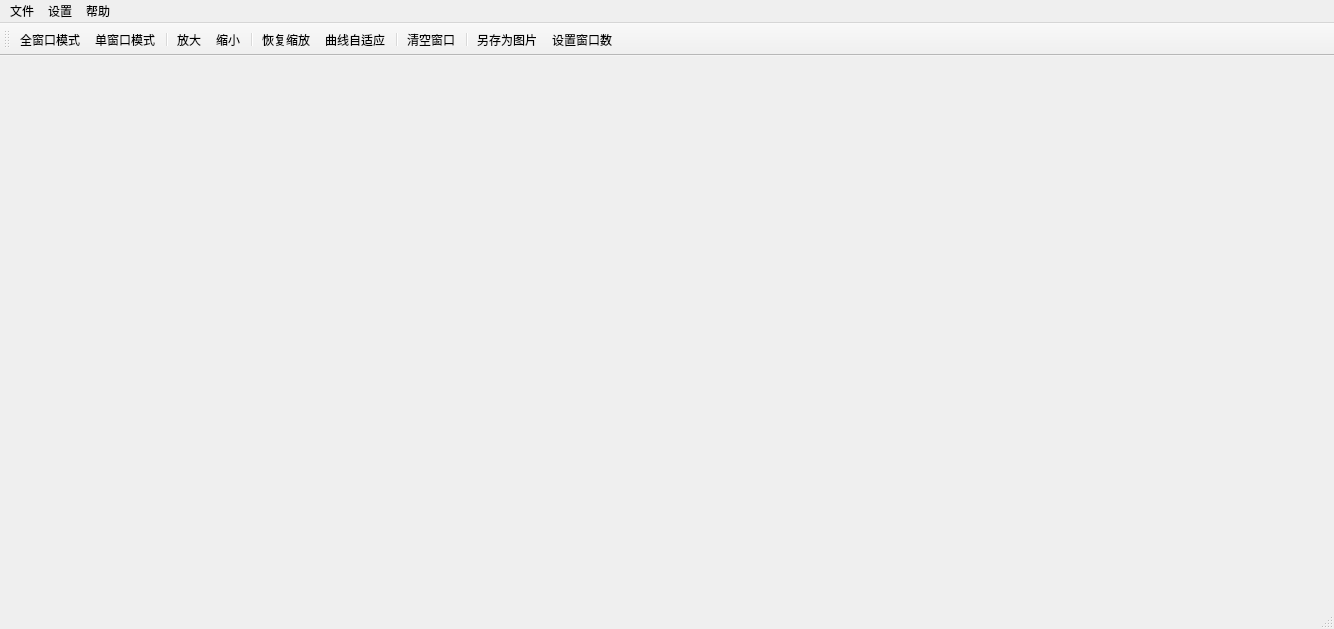
<?xml version="1.0" encoding="UTF-8"?>
<ui version="4.0">
 <class>MainWindow</class>
 <widget class="QMainWindow" name="MainWindow">
  <property name="geometry">
   <rect>
    <x>0</x>
    <y>0</y>
    <width>1334</width>
    <height>629</height>
   </rect>
  </property>
  <property name="windowTitle">
   <string>数据可视化工具</string>
  </property>
  <widget class="QWidget" name="centralwidget">
   <layout class="QGridLayout" name="gridLayout_2"/>
  </widget>
  <widget class="QMenuBar" name="menubar">
   <property name="geometry">
    <rect>
     <x>0</x>
     <y>0</y>
     <width>1334</width>
     <height>23</height>
    </rect>
   </property>
   <widget class="QMenu" name="menu">
    <property name="title">
     <string>文件</string>
    </property>
    <addaction name="action_Excel"/>
    <addaction name="action_XML"/>
   </widget>
   <widget class="QMenu" name="menu_2">
    <property name="title">
     <string>设置</string>
    </property>
    <widget class="QMenu" name="menu_4">
     <property name="title">
      <string>中英文切换</string>
     </property>
     <addaction name="action_4"/>
     <addaction name="action_5"/>
    </widget>
    <widget class="QMenu" name="menu_5">
     <property name="title">
      <string>风格主题切换</string>
     </property>
     <addaction name="action_6"/>
     <addaction name="action_7"/>
     <addaction name="action_8"/>
    </widget>
    <addaction name="menu_4"/>
    <addaction name="menu_5"/>
   </widget>
   <widget class="QMenu" name="menu_3">
    <property name="title">
     <string>帮助</string>
    </property>
    <addaction name="action_3"/>
   </widget>
   <addaction name="menu"/>
   <addaction name="menu_2"/>
   <addaction name="menu_3"/>
  </widget>
  <widget class="QStatusBar" name="statusBar"/>
  <widget class="QToolBar" name="toolBar">
   <property name="windowTitle">
    <string>toolBar</string>
   </property>
   <attribute name="toolBarArea">
    <enum>TopToolBarArea</enum>
   </attribute>
   <attribute name="toolBarBreak">
    <bool>false</bool>
   </attribute>
   <addaction name="action_AllMode"/>
   <addaction name="action_oneMode"/>
   <addaction name="separator"/>
   <addaction name="actionzoomIn"/>
   <addaction name="actionzoomOut"/>
   <addaction name="separator"/>
   <addaction name="action_restore"/>
   <addaction name="action_CurveAdaptation"/>
   <addaction name="separator"/>
   <addaction name="actionClearAllWidget"/>
   <addaction name="separator"/>
   <addaction name="action_savePNG"/>
   <addaction name="action_setWidgetNumber"/>
  </widget>
  <action name="actionzoomIn">
   <property name="icon">
    <iconset resource="Icon.qrc">
     <normaloff>:/DockWidget/Icon/zoomIn.png</normaloff>:/DockWidget/Icon/zoomIn.png</iconset>
   </property>
   <property name="text">
    <string>放大</string>
   </property>
   <property name="toolTip">
    <string>放大</string>
   </property>
  </action>
  <action name="actionzoomOut">
   <property name="icon">
    <iconset resource="Icon.qrc">
     <normaloff>:/DockWidget/Icon/zoomOut.png</normaloff>:/DockWidget/Icon/zoomOut.png</iconset>
   </property>
   <property name="text">
    <string>缩小</string>
   </property>
   <property name="toolTip">
    <string>缩小</string>
   </property>
  </action>
  <action name="actionExport">
   <property name="text">
    <string>导出数据</string>
   </property>
   <property name="toolTip">
    <string>导出Excel数据</string>
   </property>
  </action>
  <action name="action_savePNG">
   <property name="icon">
    <iconset resource="Icon.qrc">
     <normaloff>:/DockWidget/Icon/savePng2.png</normaloff>:/DockWidget/Icon/savePng2.png</iconset>
   </property>
   <property name="text">
    <string>另存为图片</string>
   </property>
  </action>
  <action name="actionClearAllWidget">
   <property name="icon">
    <iconset resource="Icon.qrc">
     <normaloff>:/DockWidget/Icon/Clear1.png</normaloff>:/DockWidget/Icon/Clear1.png</iconset>
   </property>
   <property name="text">
    <string>清空窗口</string>
   </property>
   <property name="toolTip">
    <string>清空所有窗口</string>
   </property>
  </action>
  <action name="action_restore">
   <property name="icon">
    <iconset resource="Icon.qrc">
     <normaloff>:/DockWidget/Icon/renew.png</normaloff>:/DockWidget/Icon/renew.png</iconset>
   </property>
   <property name="text">
    <string>恢复缩放</string>
   </property>
   <property name="toolTip">
    <string>恢复缩放比例</string>
   </property>
  </action>
  <action name="action_CurveAdaptation">
   <property name="icon">
    <iconset resource="Icon.qrc">
     <normaloff>:/DockWidget/Icon/action_CurveAdaptation.png</normaloff>:/DockWidget/Icon/action_CurveAdaptation.png</iconset>
   </property>
   <property name="text">
    <string>曲线自适应</string>
   </property>
   <property name="toolTip">
    <string>曲线自适应窗口</string>
   </property>
  </action>
  <action name="action_SetSize">
   <property name="text">
    <string>设置窗口大小</string>
   </property>
   <property name="toolTip">
    <string>设置窗口大小</string>
   </property>
  </action>
  <action name="action_setWidgetNumber">
   <property name="icon">
    <iconset resource="Icon.qrc">
     <normaloff>:/DockWidget/Icon/setCustom.png</normaloff>:/DockWidget/Icon/setCustom.png</iconset>
   </property>
   <property name="text">
    <string>设置窗口数</string>
   </property>
   <property name="toolTip">
    <string>设置每一列展示窗口的数量</string>
   </property>
  </action>
  <action name="action_AllMode">
   <property name="icon">
    <iconset resource="Icon.qrc">
     <normaloff>:/DockWidget/Icon/all3.png</normaloff>:/DockWidget/Icon/all3.png</iconset>
   </property>
   <property name="text">
    <string>全窗口模式</string>
   </property>
   <property name="toolTip">
    <string>全窗口模式</string>
   </property>
  </action>
  <action name="action_oneMode">
   <property name="icon">
    <iconset resource="Icon.qrc">
     <normaloff>:/DockWidget/Icon/oneWindows.png</normaloff>:/DockWidget/Icon/oneWindows.png</iconset>
   </property>
   <property name="text">
    <string>单窗口模式</string>
   </property>
   <property name="toolTip">
    <string>单窗口模式</string>
   </property>
  </action>
  <action name="action_Excel">
   <property name="icon">
    <iconset resource="Icon.qrc">
     <normaloff>:/DockWidget/Icon/open_excel.png</normaloff>:/DockWidget/Icon/open_excel.png</iconset>
   </property>
   <property name="text">
    <string>加载Excel数据</string>
   </property>
  </action>
  <action name="action_XML">
   <property name="icon">
    <iconset resource="Icon.qrc">
     <normaloff>:/DockWidget/Icon/open_xml.png</normaloff>:/DockWidget/Icon/open_xml.png</iconset>
   </property>
   <property name="text">
    <string>加载XML数据</string>
   </property>
  </action>
  <action name="action_3">
   <property name="text">
    <string>操作手册</string>
   </property>
  </action>
  <action name="action_4">
   <property name="text">
    <string>中文</string>
   </property>
  </action>
  <action name="action_5">
   <property name="text">
    <string>英文</string>
   </property>
  </action>
  <action name="action_6">
   <property name="text">
    <string>黑色</string>
   </property>
  </action>
  <action name="action_7">
   <property name="text">
    <string>白色</string>
   </property>
  </action>
  <action name="action_8">
   <property name="text">
    <string>蓝色</string>
   </property>
  </action>
 </widget>
 <resources>
  <include location="Icon.qrc"/>
 </resources>
 <connections/>
</ui>
